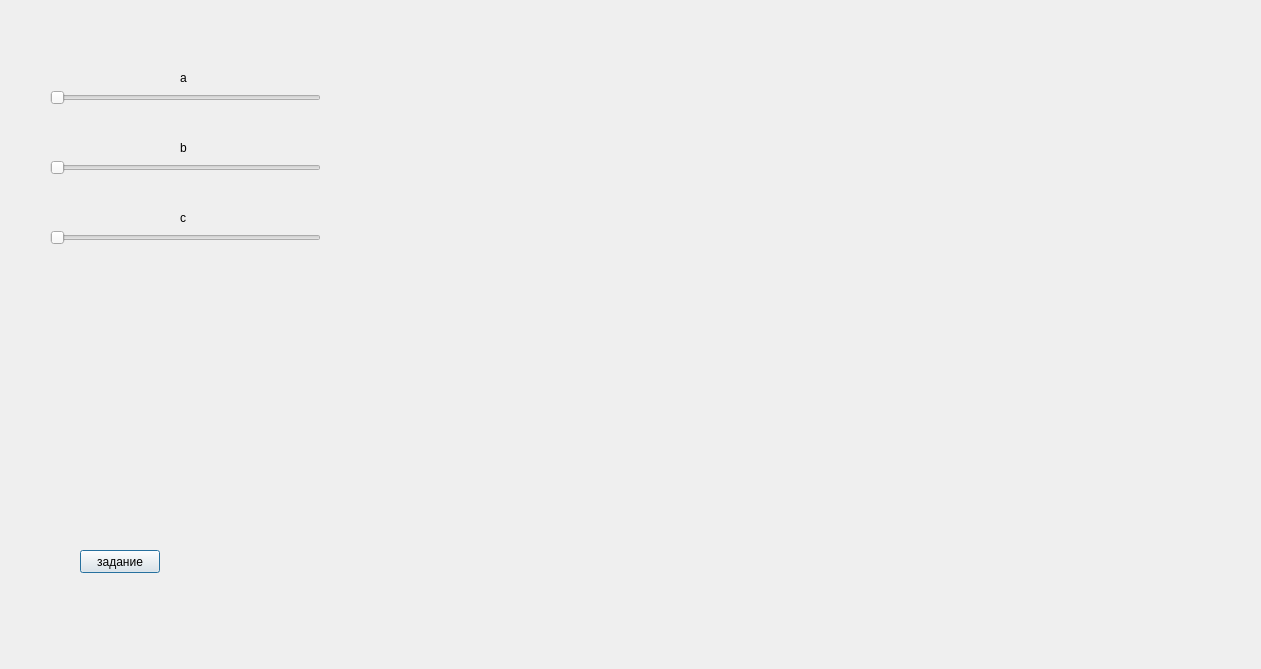
<?xml version="1.0" encoding="UTF-8"?>
<ui version="4.0">
 <class>graph</class>
 <widget class="QDialog" name="graph">
  <property name="geometry">
   <rect>
    <x>0</x>
    <y>0</y>
    <width>1261</width>
    <height>669</height>
   </rect>
  </property>
  <property name="windowTitle">
   <string>Dialog</string>
  </property>
  <widget class="QSlider" name="horizontalSlider">
   <property name="geometry">
    <rect>
     <x>50</x>
     <y>90</y>
     <width>271</width>
     <height>16</height>
    </rect>
   </property>
   <property name="orientation">
    <enum>Qt::Orientation::Horizontal</enum>
   </property>
  </widget>
  <widget class="QCustomPlot" name="widget" native="true">
   <property name="geometry">
    <rect>
     <x>549</x>
     <y>9</y>
     <width>701</width>
     <height>651</height>
    </rect>
   </property>
  </widget>
  <widget class="QSlider" name="horizontalSlider_2">
   <property name="geometry">
    <rect>
     <x>50</x>
     <y>160</y>
     <width>271</width>
     <height>16</height>
    </rect>
   </property>
   <property name="orientation">
    <enum>Qt::Orientation::Horizontal</enum>
   </property>
  </widget>
  <widget class="QSlider" name="horizontalSlider_3">
   <property name="geometry">
    <rect>
     <x>50</x>
     <y>230</y>
     <width>271</width>
     <height>16</height>
    </rect>
   </property>
   <property name="orientation">
    <enum>Qt::Orientation::Horizontal</enum>
   </property>
  </widget>
  <widget class="QLabel" name="label">
   <property name="geometry">
    <rect>
     <x>180</x>
     <y>70</y>
     <width>52</width>
     <height>15</height>
    </rect>
   </property>
   <property name="text">
    <string>a</string>
   </property>
  </widget>
  <widget class="QLabel" name="label_2">
   <property name="geometry">
    <rect>
     <x>180</x>
     <y>140</y>
     <width>52</width>
     <height>15</height>
    </rect>
   </property>
   <property name="text">
    <string>b</string>
   </property>
  </widget>
  <widget class="QLabel" name="label_3">
   <property name="geometry">
    <rect>
     <x>180</x>
     <y>210</y>
     <width>52</width>
     <height>15</height>
    </rect>
   </property>
   <property name="text">
    <string>c</string>
   </property>
  </widget>
  <widget class="QPushButton" name="pushButton">
   <property name="geometry">
    <rect>
     <x>80</x>
     <y>550</y>
     <width>80</width>
     <height>23</height>
    </rect>
   </property>
   <property name="text">
    <string>задание</string>
   </property>
  </widget>
 </widget>
 <customwidgets>
  <customwidget>
   <class>QCustomPlot</class>
   <extends>QWidget</extends>
   <header>qcustomplot.h</header>
   <container>1</container>
  </customwidget>
 </customwidgets>
 <resources/>
 <connections/>
</ui>
